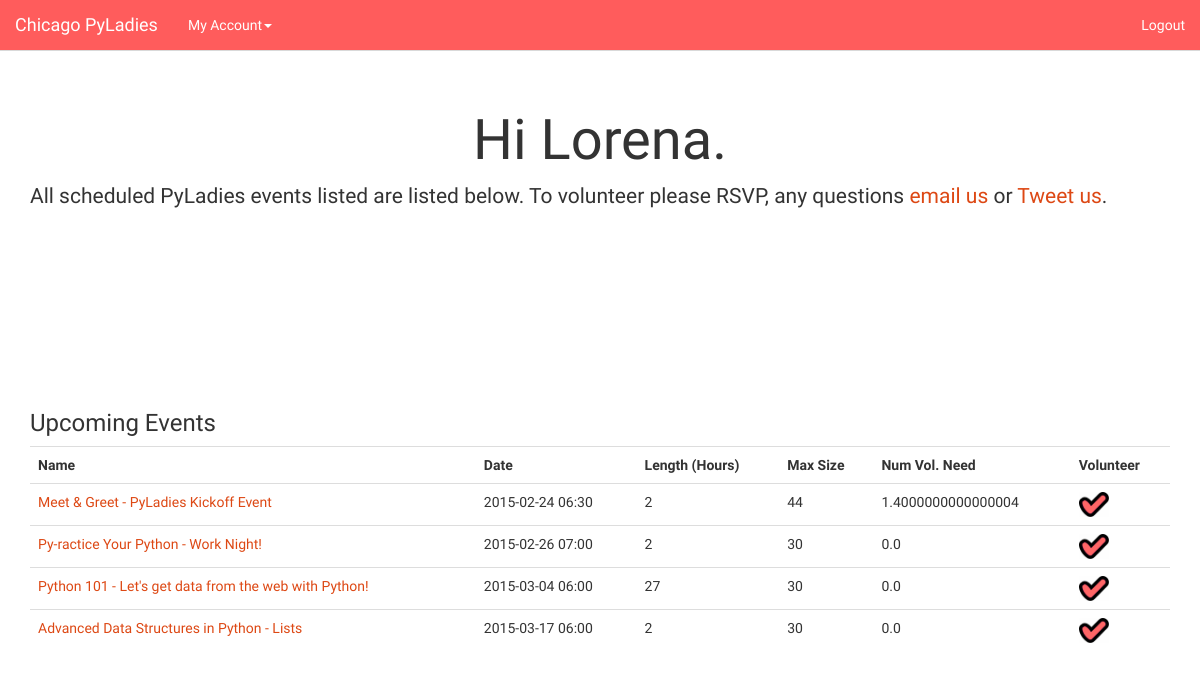
Screenshot of /index (signed in) with the database file from the repository.
### app/models.py (models this page shows, shortened)
class User(db.Model):
    __tablename__ = 'users'
    id = db.Column(db.Integer, primary_key=True)
    first_name = db.Column(db.String(80))
    last_name = db.Column(db.String(80))
    email = db.Column(db.String(120), unique=True)
    password = db.Column(db.String(15))
    events = db.relationship('Event', secondary=volunteer_schedule,
                             backref=db.backref('events'))

class Event(db.Model):
    __tablename__ = 'events'
    meetup_id = db.Column(db.Integer, primary_key=True, unique=True)
    name = db.Column(db.String(120))
    event_url = db.Column(db.String(80))
    start_time = db.Column(db.Integer)
    duration = db.Column(db.Integer)
    attendee_count = db.Column(db.Integer)
    @property
    def total_volunteers(self):
        return self.attendee_count / 10
    @property
    def num_volunteers(self):
        sql = "SELECT * FROM volunteer_schedule WHERE meetup_id = {0}".format(self.meetup_id)
        return len(db.session.query(volunteer_schedule).from_statement(text(sql)).all())
    @property
    def num_volunteers_needed(self):
        return self.total_volunteers - self.num_volunteers

### app/views.py (the view)
@app.route('/')
@app.route('/index')
def index():
    events = Event.query.filter(Event.start_time >= int(datetime.utcnow().strftime("%s"))).all()
    if events:
        events = sorted(events, key=lambda e: e.start_time) # Sort events based on start time
    user = User.query.filter_by(email=session.get('email', None)).first()
    if user:
        volunteering = [event.meetup_id for event in user.events]
    else:
        volunteering = []
    return render_template("index.html", events=events, volunteering=volunteering)

### app/__init__.py (called while the page is built)
@app.context_processor
def date_processor():
    def get_human_readable_date(time):
        naive = datetime.datetime.utcfromtimestamp(time)
        tz = pytz.timezone("America/Chicago")
        tzoffset = tz.utcoffset(naive)
        localized = tzoffset + naive
        return localized.strftime('%Y-%m-%d %I:%M')
    return dict(get_human_readable_date=get_human_readable_date)

@app.context_processor
def time_processor():
    def get_num_of_hours(time_in_milliseconds):
        '''
        :param time_in_milliseconds: as it sounds :-)
        :return: num_of_hours (3600000 ms per hour)
        '''
        return time_in_milliseconds / 3600000
    return dict(get_num_of_hours=get_num_of_hours)

@app.context_processor
def admin_processor():
    def is_user_admin(email):
        print email in app.config['ADMINS']
        return email in app.config['ADMINS']
    return dict(is_user_admin=is_user_admin)

### app/templates/index.html (shortened to what this page needs)
<!DOCTYPE html
PUBLIC "-//W3C//DTD XHTML 1.0 Transitional//EN"
"http://www.w3.org/TR/xhtml1/DTD/xhtml1-transitional.dtd">
<html>
<head>
    <link rel="stylesheet" href ="{{ url_for('static', filename='bootstrap.css') }}" media="screen">
    <link rel="stylesheet" href = "{{ url_for('static', filename='bootswatch.css') }}">
</head>
<body>
    {% include 'navbar.html' %}
    <div class="container">
        <div class="page-header" id="banner">
            <div class="row">
                <div class="col-lg-12 col-md-12 col-sm-12">
                    <h1 class="welcome">Hi {{session['username'] if 'username' in session else 'PyLady'}}.</h1>
                    {% if 'username' in session %}
                        <p class="lead text-left">All scheduled  PyLadies events listed are listed below. To volunteer please RSVP, any questions
                            <a href="mailto:chicago@pyladies.com">email us</a> or
                            <a href="http://twitter.com/home/?status=@PyLadiesChicago.+What+type+of+volunteering+help+do+you+need?">Tweet us</a>.</p>
                    {% endif %}
                </div>
            </div>
        </div>
        {% if events %}
        <h3>Upcoming Events</h3>
        <table class="table">
            <tr>
                <th>Name</th>
                <th>Date</th>
                <th>Length (Hours)</th>
                <th>Max Size</th>
                <th>Num Vol. Need</th>
                <th>Volunteer</th>
            </tr>
            {% for event in events %}
            <tr>
                <td><a href="{{event.event_url}}">{{event.name}}</a></td>
                <td>{{get_human_readable_date(event.start_time)}}</td>
                <td>{{event.duration}}</td>
                <td>{{event.attendee_count}}</td>
                <td class="volunteer_qty">{{event.num_volunteers_needed}}</td>
                {% if 'username' in session%}
                    {% if event.meetup_id not in volunteering %}
                        <td><a class='rsvp' href="{{url_for('rsvp_as_volunteer', user_id=session['user_id'], meetup_id=event.meetup_id)}}">RSVP</a></td>
                    {% else %}
                        <td><a class='rsvp' href="{{url_for('rsvp_as_volunteer', user_id=session['user_id'], meetup_id=event.meetup_id)}}"><img src="{{ url_for('static', filename='bold_checkmark_edited.png')}}" style="max-height: 25px"/></a></td>
                    {% endif %}
                {% else %}
                <td></td>
                {% endif %}
            </tr>
            {% endfor %}
        </table>
        {% else %}
        <h3>No events scheduled.</h3>
        {% endif %}
    </div>
</body>
</html>

### app/static/bootswatch.css (style rules this page uses)
body { padding-top: 50px }
#banner { min-height: 300px; border-bottom: none }
.page-header h1 { font-size: 4em; text-align: center; }

### rows the page displays
User: first_name "Lorena"
Event: name "Meet & Greet - PyLadies Kickoff Event", start_time "2015-02-24 06:30", duration "2", attendee_count "44", num_volunteers_needed "1.4000000000000004"
Event: name "Py-ractice Your Python - Work Night!", start_time "2015-02-26 07:00", duration "2", attendee_count "30", num_volunteers_needed "0.0"
Event: name "Python 101 - Let's get data from the web with Python!", start_time "2015-03-04 06:00", duration "27", attendee_count "30", num_volunteers_needed "0.0"
Event: name "Advanced Data Structures in Python - Lists", start_time "2015-03-17 06:00", duration "2", attendee_count "30", num_volunteers_needed "0.0"
